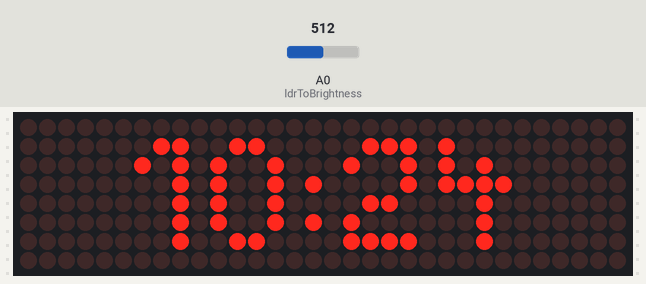
Recording of a sketch running on a simulated ESP8266 (Wemos D1 mini). Shown: 32×8 LED matrix. The inputs (shaded band) are chosen by the test bench; at power-on: A0 (ldrToBrightness) = 512. WiFi joins after 1.5 s; servers stay silent unless stated; the local clock reads 2024-03-15 10:24:30 at power-on unless the sketch sets it; not simulated (calls return 0 or success): secrets.h; what the sketch prints to the serial monitor is not drawn.

Above: at 2.9 s.
3.0 s: A0 (ldrToBrightness) set to 716
At 3.42 s:
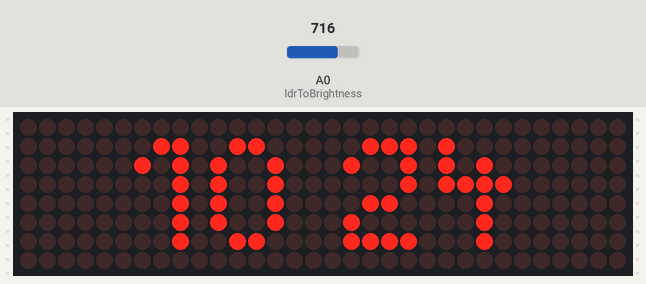
5.1 s: A0 (ldrToBrightness) set to 900
At 6.6 s:
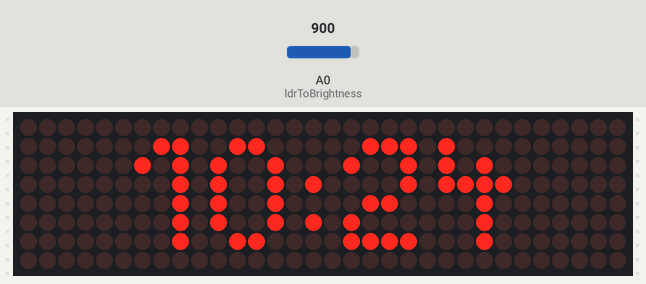
7.0 s: A0 (ldrToBrightness) set to 511
At 11.6 s:
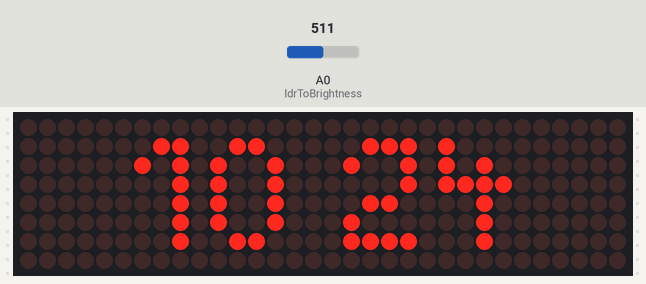
Timing chart, 0 to 13.1 s (numbered marks = the images above; inputs shaded):
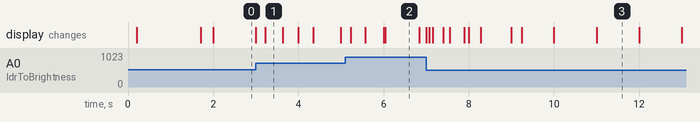

The sketch:

sketch.ino
```cpp
// WeMos D1 mini (ESP8266) + 4x MAX7219 LED matrix + LDR on A0
// - Wi-Fi from secrets.h (not committed)
// - NTP time with Berlin timezone (CET/CEST DST)
// - OTA updates via ArduinoOTA
// - Auto-brightness from A0 with smoothing/hysteresis
//
// Wiring (matrix):
//   VCC -> 3V3 (keep brightness low) or 5V (preferred if available)
//   GND -> G
//   DIN -> D7
//   CS  -> D4
//   CLK -> D5
// LDR divider output -> A0

#include <ESP8266WiFi.h>
#include <ESP8266mDNS.h>
#include <WiFiUdp.h>
#include <ArduinoOTA.h>
#include <time.h>
#include <MD_Parola.h>
#include <MD_MAX72xx.h>
#include <SPI.h>
#include <math.h>
#include "secrets.h"  // Define WIFI_SSID, WIFI_PASS, OTA_HOSTNAME, OTA_PASSWORD
#include "p_font.h"

// ---------- Display configuration ----------
#define HARDWARE_TYPE MD_MAX72XX::FC16_HW  // Try ICSTATION_HW if text looks wrong
#define MAX_DEVICES   4
#define CS_PIN        D4

MD_Parola matrix(HARDWARE_TYPE, CS_PIN, MAX_DEVICES);

// ---------- NTP / Timezone ----------
const char* NTP1 = "pool.ntp.org";
const char* NTP2 = "time.cloudflare.com";
const char* NTP3 = "time.google.com";
// Berlin timezone with DST
const char* TZ_INFO = "CET-1CEST,M3.5.0/2,M10.5.0/3";

// ---------- Brightness control (A0 light sensor) ----------
const bool     LDR_INVERTED    = false;  // set true if bright light gives lower ADC values
const int      LDR_MIN_RAW     = 0;      // clamp range
const int      LDR_MAX_RAW     = 1023;

// Matrix powered from 3.3V: keep brightness low (0..15 allowed by MAX7219)
const uint8_t  BRIGHTNESS_MIN  = 0;
const uint8_t  BRIGHTNESS_MAX  = 15;      // safe for 3V3; raise carefully if stable
const float    LPF_ALPHA       = 0.08f;  // ADC smoothing (0..1), lower = smoother
const uint8_t  BRIGHTNESS_HYST = 1;      // min steps change to apply new brightness
const uint16_t LDR_SAMPLE_MS   = 80;     // ADC sampling interval (ms)

// ---------- Behavior ----------
int lastShownSecond = -1;
uint8_t currentBrightness = 2;
float ldrFiltered = -1.0f;
bool otaStarted = false;

// ---------- Helpers ----------
static inline int clampInt(int v, int lo, int hi) { return (v < lo) ? lo : (v > hi) ? hi : v; }

uint8_t ldrToBrightness()
{
  int raw = analogRead(A0);
  raw = clampInt(raw, LDR_MIN_RAW, LDR_MAX_RAW);
  if (LDR_INVERTED) raw = LDR_MAX_RAW - (raw - LDR_MIN_RAW);

  if (ldrFiltered < 0) ldrFiltered = raw;  // initialize filter
  ldrFiltered = (LPF_ALPHA * raw) + (1.0f - LPF_ALPHA) * ldrFiltered;

  float n = (ldrFiltered - LDR_MIN_RAW) / float(LDR_MAX_RAW - LDR_MIN_RAW);
  if (n < 0) n = 0; if (n > 1) n = 1;

  const float gamma = 1.6f;  // >1 dims low light levels for readability
  float g = powf(n, gamma);

  int b = int(BRIGHTNESS_MIN + g * (BRIGHTNESS_MAX - BRIGHTNESS_MIN) + 0.5f);
  b = clampInt(b, BRIGHTNESS_MIN, BRIGHTNESS_MAX);
  return uint8_t(b);
}

void applyAutoBrightness()
{
  static uint32_t lastSample = 0;
  if (millis() - lastSample < LDR_SAMPLE_MS) return;
  lastSample = millis();

  uint8_t target = ldrToBrightness();
  if (abs(int(target) - int(currentBrightness)) >= BRIGHTNESS_HYST) {
    currentBrightness = target;
    matrix.setIntensity(currentBrightness);
  }
}

void connectWiFi()
{
  WiFi.mode(WIFI_STA);
  WiFi.persistent(false);
  WiFi.setAutoReconnect(true);
  // Optional: set DHCP hostname to match OTA hostname if defined
#ifdef OTA_HOSTNAME
  WiFi.hostname(OTA_HOSTNAME);
#endif
  WiFi.begin(WIFI_SSID, WIFI_PASS);

  uint32_t start = millis();
  while (WiFi.status() != WL_CONNECTED && millis() - start < 20000) {
    delay(250);
  }
}

bool initTime(uint32_t timeoutMs = 20000)
{
  configTime(0, 0, NTP1, NTP2, NTP3);  // get UTC via NTP
  setenv("TZ", TZ_INFO, 1);
  tzset();

  time_t now = time(nullptr);
  uint32_t start = millis();
  while ((now < 1609459200) && (millis() - start < timeoutMs)) {  // wait until >= 2021-01-01
    delay(200);
    now = time(nullptr);
  }
  return (now >= 1609459200);
}

void ensureOTAStarted()
{
  if (otaStarted || WiFi.status() != WL_CONNECTED) return;

#ifdef OTA_HOSTNAME
  ArduinoOTA.setHostname(OTA_HOSTNAME);
#endif
#ifdef OTA_PASSWORD
  if (OTA_PASSWORD[0] != '\0') {
    ArduinoOTA.setPassword(OTA_PASSWORD);
  }
#endif

  ArduinoOTA.onStart([]() {
    matrix.displayClear();
    matrix.setFont(nullptr);
    matrix.setCharSpacing(1);
    matrix.setTextAlignment(PA_CENTER);
    matrix.print("UPD");  // indicate OTA update
  });
  // onEnd/onError handlers optional

  ArduinoOTA.begin();
  otaStarted = true;
}

void setup()
{
  Serial.begin(115200);
  delay(200);

  matrix.begin();
  //matrix.setZoneEffect(0, true, PA_FLIP_UD); // flip upside down
  //matrix.setZoneEffect(0, true, PA_FLIP_LR); // flip left-right (together = 180° rotation)
  matrix.displayClear();
  matrix.setIntensity(currentBrightness);
  matrix.setTextAlignment(PA_CENTER);
  matrix.print("WiFi");

  connectWiFi();
  if (WiFi.status() == WL_CONNECTED) {
    Serial.print("WiFi IP: ");
    Serial.println(WiFi.localIP());
    matrix.print("NTP");
  } else {
    Serial.println("WiFi connect timeout; will auto-retry.");
    matrix.print("NET?");
  }

  bool timeOK = initTime();
  if (!timeOK) {
    Serial.println("NTP/time not ready yet; continuing, will catch up.");
  }

  ensureOTAStarted();  // start OTA if WiFi is up
  matrix.displayClear();
  matrix.setFont(p_Font);
  //matrix.setCharSpacing(2);
}

void loop()
{
  // Keep WiFi and OTA alive
  static uint32_t lastWiFiKick = 0;
  if (WiFi.status() != WL_CONNECTED && millis() - lastWiFiKick > 15000) {
    lastWiFiKick = millis();
    connectWiFi();
    otaStarted = false;  // re-init OTA after reconnect
  }
  ensureOTAStarted();
  if (otaStarted) ArduinoOTA.handle();  // non-blocking

  // Adjust brightness from LDR
  applyAutoBrightness();

  // Get local time
  time_t now = time(nullptr);
  struct tm tmLocal;
  localtime_r(&now, &tmLocal);

  // Update the clock once per second (blink the colon)
  if (tmLocal.tm_sec != lastShownSecond) {
    lastShownSecond = tmLocal.tm_sec;

    char buf[6];  // "HH:MM" + NUL
    char colon = (tmLocal.tm_sec % 2 == 0) ? ':' : ' ';

    if (now < 1609459200) {
      snprintf(buf, sizeof(buf), "--:--");
    } else {
      snprintf(buf, sizeof(buf), "%02d%c%02d", tmLocal.tm_hour, colon, tmLocal.tm_min);
    }
    matrix.print(buf);
  }
}
```

p_font.h
```cpp
#pragma once
#include <Arduino.h>
#include <MD_MAX72xx.h>

const MD_MAX72XX::fontType_t p_Font[] PROGMEM =
{
  0,  // 0
  0,  // 1
  0,  // 2
  0,  // 3
  0,  // 4
  0,  // 5
  0,  // 6
  0,  // 7
  0,  // 8
  0,  // 9
  0,  // 10
  0,  // 11
  0,  // 12
  0,  // 13
  0,  // 14
  0,  // 15
  0,  // 16
  0,  // 17
  0,  // 18
  0,  // 19
  0,  // 20
  0,  // 21
  0,  // 22
  0,  // 23
  0,  // 24
  0,  // 25
  0,  // 26
  0,  // 27
  0,  // 28
  0,  // 29
  0,  // 30
  0,  // 31
  1, 0x00,  // 32
  0,  // 33 '!'
  0,  // 34 '"'
  0,  // 35 '#'
  0,  // 36 '$'
  0,  // 37 '%'
  0,  // 38 '&'
  0,  // 39 '''
  0,  // 40 '('
  0,  // 41 ')'
  0,  // 42 '*'
  0,  // 43 '+'
  0,  // 44 ','
  0,  // 45 '-'
  0,  // 46 '.'
  0,  // 47 '/'

  4, 0x3C, 0x42, 0x42, 0x3C, // 0
  3, 0x04, 0x02, 0x7E,       // 1
  4, 0x64, 0x52, 0x52, 0x4E, // 2
  4, 0x42, 0x52, 0x52, 0x3E, // 3
  4, 0x0E, 0x08, 0x7C, 0x08, // 4
  4, 0x4E, 0x4A, 0x4A, 0x32, // 5
  4, 0x3C, 0x4A, 0x4A, 0x30, // 6
  4, 0x02, 0x12, 0x7E, 0x10, // 7
  4, 0x2C, 0x52, 0x52, 0x2C, // 8
  4, 0x4C, 0x52, 0x52, 0x3C, // 9
  1, 0x28,                   // :

  // 59..255 - undefined
  0,  // 59
  0,  // 60
  0,  // 61
  0,  // 62
  0,  // 63
};
```
